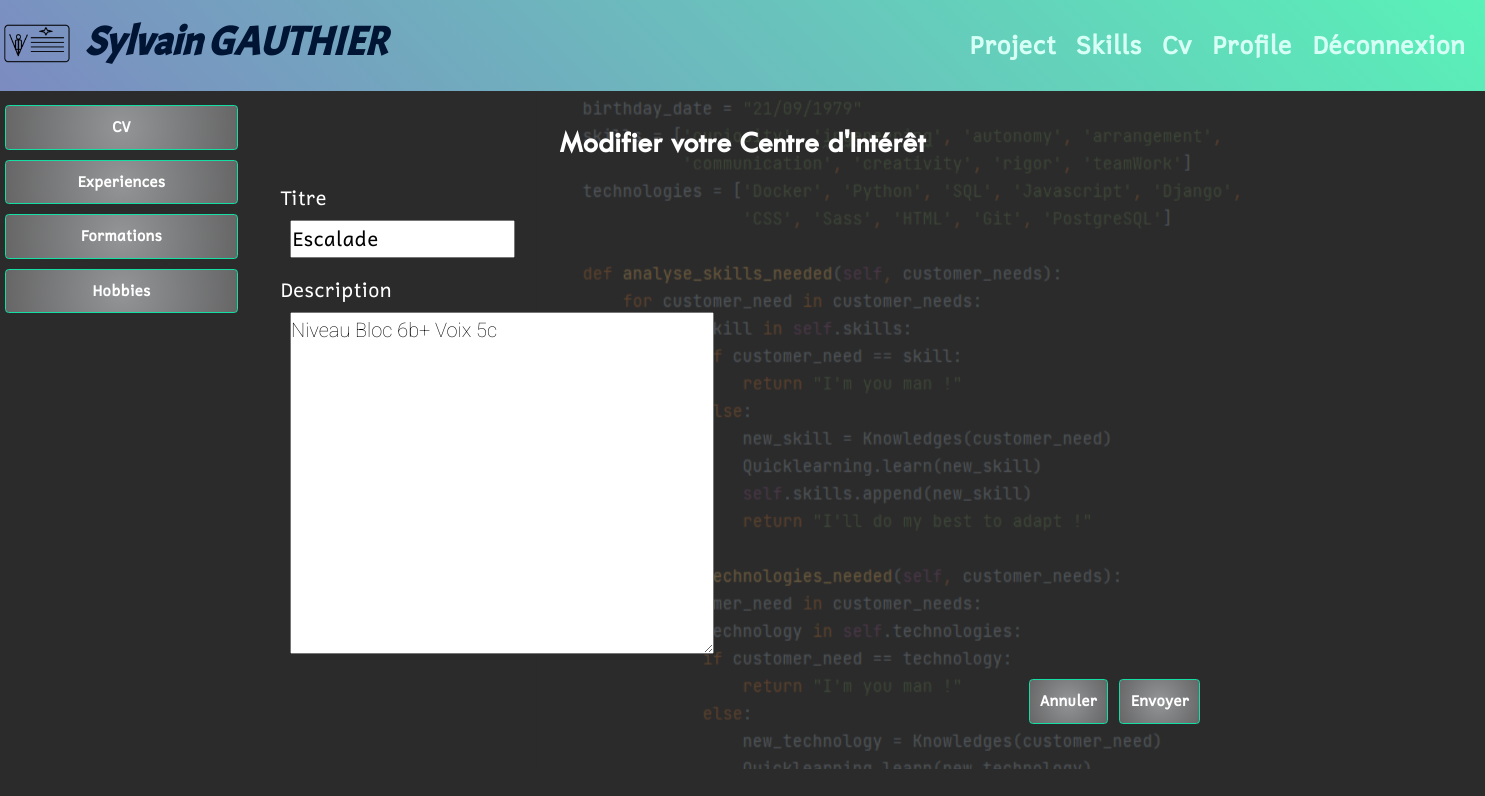
The app's page /cv/hobbies/1/edit/ (signed in) with its own data.
### users/models/customuser.py (models this page shows, shortened)
class CustomUser(AbstractUser):
    first_name = models.CharField(
        max_length=25,
        verbose_name='First name',
        blank=True
    )
    last_name = models.CharField(
        max_length=25,
        verbose_name='Last name'
    )
    email = models.EmailField(
        max_length=100,
        verbose_name='Email',
        unique=True
    )
    phone_number_regex = RegexValidator(
        regex='(0|\\+33|0033)[1-9][0-9]{8}'
    )
    phone = models.CharField(
        max_length=20,
        verbose_name='Phone',
        blank=True,
        validators=[phone_number_regex]
    )
    mobile = models.CharField(
        max_length=20,
        verbose_name='Mobile',
        blank=True,
        validators=[phone_number_regex]
    )
    birth_date = models.DateField(
        blank=True,
        null=True
    )
    number = models.PositiveIntegerField(
        validators=[MaxValueValidator(9999)],
        blank=True,
        null=True,
        verbose_name='Street number'
    )
    street = models.CharField(
        max_length=100,
        blank=True,
        null=True,
        verbose_name='Street name'
    )
    city = models.CharField(
        max_length=64,
        blank=True,
        null=True,
        verbose_name='City'
    )
    state = models.CharField(
        max_length=2,
        validators=[MinLengthValidator(2)],
        blank=True,
        null=True,
        verbose_name='State'
    )
    zip_code = models.PositiveIntegerField(
        validators=[MaxValueValidator(99999)],
        blank=True,
        null=True,
        verbose_name='Zip code'
    )
    country = CountryField(
        blank_label="(select country)",
        blank=True,
        null=True,
        verbose_name='Country'
    )
    linkedin_url = models.URLField(
        max_length=200,
        blank=True,
        null=True
    )
    profile_photo = models.ImageField(
        verbose_name='photo de profile',
        default='default_profile.png'
    )
    guest_access_code = models.CharField(
        max_length=20,
        blank=True,
        null=True,
        verbose_name='Guest Access Code'
    )
    guest_access_code_set_at = models.DateTimeField(
        blank=True,
        null=True,
        verbose_name='Guest Access Code Set At'
    )
    IMAGE_MAX_SIZE = (215, 215)

### cv/models/hobbies.py (models this page shows, shortened)
class Hobbies(models.Model):
    title = models.CharField(
        verbose_name='title',
        max_length=100,
        blank=False,
        null=False
    )
    description = models.TextField(
        verbose_name='description',
        max_length=255,
        blank=False,
        null=False,
        default='entrez une descirption'
    )
    user = models.ForeignKey(settings.AUTH_USER_MODEL,
                             null=True,
                             on_delete=models.CASCADE)

### cv/views/hobbies_views.py (the view)
# urls.py: path('hobbies/<int:hobbies_id>/edit/', hobbies_views.edit_hobbies,
@login_required
def edit_hobbies(request, hobbies_id):
    hobbies = get_object_or_404(Hobbies,
                                id=hobbies_id)
    edit_form = hobbiesform.HobbiesForm(instance=hobbies)
    if request.method == 'POST':
        edit_form = hobbiesform.HobbiesForm(request.POST,
                                            instance=hobbies)
        if edit_form.is_valid():
            edit_form.save()
            return redirect('cv:hobbies_home')
    context = {
        'hobbies': hobbies,
        'edit_form': edit_form,
    }
    return render(request,
                  'cv/edit_hobbies.html',
                  context=context)

### cv/forms/hobbiesform.py (shortened to what this page needs)
class HobbiesForm(forms.ModelForm):
    edit_hobbies = forms.BooleanField(widget=forms.HiddenInput,
                                      initial=True)
    class Meta:
        model = Hobbies
        fields = [
            'title',
            'description'
        ]

### cv/templates/cv/edit_hobbies.html (shortened to what this page needs)
{% extends 'index.html' %}
{% block sidebar %}
    {% include 'cv/partials/cv_menu_snippet.html' %}
{% endblock sidebar %}
{% block content %}
    {% if hobbies.user == request.user %}
        <h2 class="text-center mb-4">Modifier votre Centre d'Intérêt</h2>
        <div class="d-block p-2">
            <form method="post" enctype="multipart/form-data">
                <label class="ms-3" for="{{ edit_form.title.id }}">Titre</label>
                <div class="ms-4 mb-3 p-2">
                    {{ edit_form.title}}
                </div>
                <label class="ms-3" for="{{ edit_form.description.id }}">Description</label>
                <div class="ms-4 mb-3 p-2">
                    {{ edit_form.description}}
                </div>
                {% include 'cv/partials/validation_buttons_snippet.html' with word='Envoyer' %}
            </form>
        </div>
    {% else %}
        {% include 'cv/access_denied.html' %}
    {% endif %}
{% endblock content %}

### templates/index.html (shortened to what this page needs)
<!DOCTYPE html>
{% load static %}
<html lang="fr">
<head>
    <link rel="stylesheet" href="{% static 'css/bootstrap.css' %}">
    <link rel="stylesheet" href="{% static 'css/style.css' %}">
    <link rel="stylesheet" type="text/css" href="{% static 'css/cv_printing.css' %}" media="print">
</head>
<body>
    <header class="fixed-content">
        <nav class="navbar navbar-expand-sm">
            <a class="navbar-brand" href="{% url 'index' %}">
                <img src="{% static 'img/VcardOline_logo.png' %}">
            </a>
        {% if user.is_authenticated %}
                <h1 class="header__logo">
                    {{ user.first_name }} {{ user.last_name }}
                </h1>
        {% elif access_code %}
                 <h1 class="header__logo">
                    {{ inviter.first_name }} {{ inviter.last_name }}
                 </h1>
        {% else %}
                <h1 class="header__logo">
                    VCard Online
                </h1>
        {% endif %}
            <div class="collapse navbar-collapse" id="navbarSupportedContent">
                <ul class="navbar-nav ms-auto mx-4">
                {% if user.is_authenticated %}
                    <li class="nav-item nav__link"> <a class="nav-link" href="{% url 'project:project_home' %}">Project</a> </li>
                    <li class="nav-item nav__link"> <a class="nav-link" href="{% url 'skill:skill_home' %}">Skills</a> </li>
                    <li class="nav-item nav__link"> <a class="nav-link" href="{% url 'cv:cv_home' %}">Cv</a> </li>
                    <li class="nav-item nav__link"> <a class="nav-link" href="{% url 'users:profile_home' %}">Profile</a> </li>
                    <li class="nav-item nav__link"> <a class="nav-link" href="{% url 'users:logout' %}">Déconnexion</a> </li>
                {% else %}
                    <li class="nav-item nav__link"> <a class="nav-link" href="{% url 'access_code' %}">enter ID</a> </li>
                    <li class="nav-item nav__link"> <a class="nav-link" href="{% url 'users:login' %}">login</a> </li>
                    <li class="nav-item nav__link"> <a class="nav-link" href="{% url 'users:signup' %}">signup</a> </li>
                {% endif %}
                </ul>
            </div>
        </nav>
    </header>
    <div class="background-image kenburns-bottom-left"></div>
    <div class="mainscreen row">
        {% if user.is_authenticated or access_code %}
            <div class="sidebar col-sm-2">
                {% block sidebar %}{% endblock sidebar %}
            </div>
            <div class="display col-sm-8">
        {% else %}
            <div class="display col-12">
        {% endif %}
            <section class="container">
                {% block content %}{% endblock content %}
            </section>
        </div>
    </div>
</body>
</html>

### static/css/style.css (style rules this page uses)
.kenburns-bottom-left { -webkit-animation: kenburns-bottom-left 5s ease-out both; animation: kenburns-bottom-left 5s ease-out both; }
*, *::after, *::before { margin: 0; padding: 0; box-sizing: inherit; }
html { font-size: 62.5%; }
body { box-sizing: border-box; background: #2b2b2b; }
h1 { font-family: "acmeregular", sans-serif; font-weight: 900; font-size: 5rem; font-style: italic; }
h2 { font-family: "fontscorecomttwcenmt", sans-serif; font-weight: 900; font-size: 3rem; margin-bottom: 2rem; }
textarea { font-family: "Roboto", sans-serif; font-weight: 100; font-size: 2rem; }
.fixed-content { top: 0; position: fixed; }
.background-image { position: absolute; background-image: url("../img/background_sga.png"); background-size: auto auto; background-position: center; background-repeat: no-repeat; width: 100%; height: 80%; opacity: 0.3; z-index: -1; }
body { font-family: "cadmanregular", sans-serif; color: black; font-size: 2rem; font-weight: 300; line-height: 1.7; }
header { width: 100%; height: auto; z-index: 3; }
header img { width: 75px; height: 75px; }
.header__logo { font-size: 4rem; color: #001534; }
.navbar { background: rgb(124, 139, 193); background: linear-gradient(45deg, rgb(124, 139, 193) 0%, rgb(89, 242, 184) 100%); }
.nav__link { display: inline; font-size: 2.5rem; margin-left: 1rem; }
.nav__link a { text-decoration: none; color: #D6FFF5; font-weight: 900; }
.container { margin-top: auto; padding: 1.5rem 1.5rem 1.5rem 1.5rem; border: none; }
.mainscreen { color: #fff; margin-top: 110px; }
.display { margin: auto; }
.sidebar { background: #2b2b2b; justify-content: center; top: 10rem; position: fixed; z-index: 2; }

### static/css/cv_printing.css (style rules this page uses)
@media all { header, header__logo, header img, nav, button, .quote, footer { display: none; } }
@media all { html { font-size: 40%; } }
@media all { body { box-sizing: border-box; background: none; } }
@media all { h1 { font-family: "acmeregular", sans-serif; font-weight: 900; font-size: 16pt; font-style: italic; } }
@media all { h2 { font-family: "fontscorecomttwcenmt", sans-serif; font-weight: 900; font-size: 14pt; margin-bottom: 5pt; } }
@media all { .container { border: none; } }

### records on screen
CustomUser: first_name "Sylvain", last_name "GAUTHIER"
Hobbies: title "Escalade", description "Niveau Bloc 6b+ Voix 5c"
